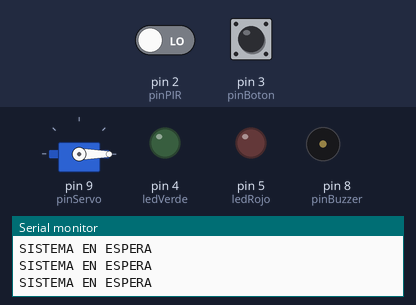
This sketch was run on a simulated Arduino Uno, built with avr-gcc and run on an emulated ATmega328P. Shown: servo, output pins drawn as LEDs (lit = HIGH), buzzer (waves = sounding), the last lines printed to the serial monitor. Inputs (shaded band) come from the test bench; at power-on: pin 2 (pinPIR) LOW, pin 3 (pinBoton) HIGH.

Above: at 1.2 s.
1.3 s: pin 2 (pinPIR) driven HIGH
At 2.6 s:
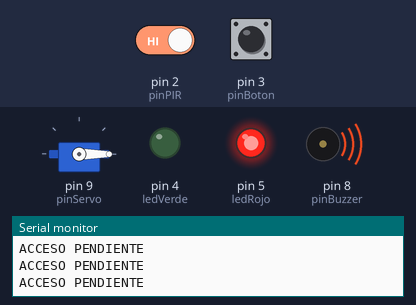
2.9 s: pin 3 (pinBoton) pulled LOW for 0.25 s
At 3.1 s:
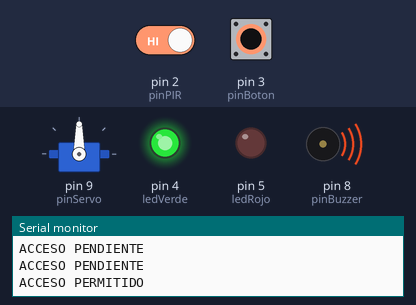
4.7 s: pin 3 (pinBoton) pulled LOW for 3.2 s
At 9.2 s:
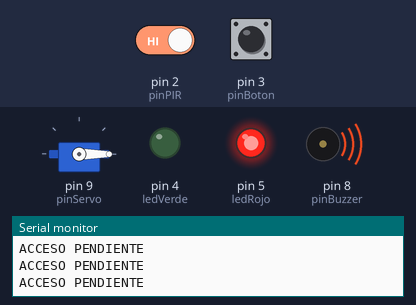
9.5 s: pin 2 (pinPIR) driven LOW
At 10.6 s:
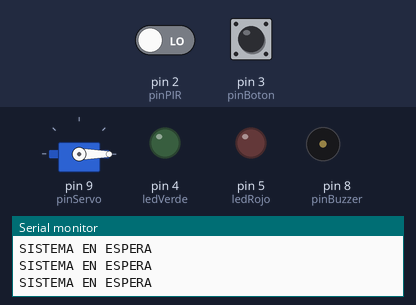
Timing chart, 0 to 12.1 s (numbered marks = the images above; inputs shaded):
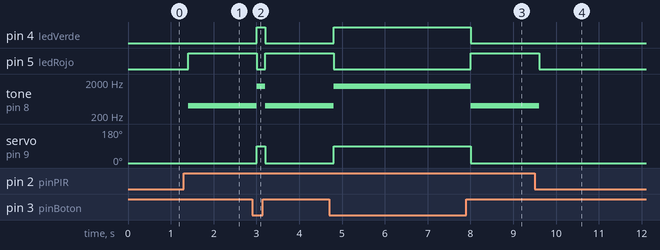

The sketch:

semana-15.ino
```cpp
#include <Servo.h>
Servo puerta;
const int pinPIR = 2;
const int pinBoton = 3;
const int ledVerde = 4;
const int ledRojo = 5;
const int pinBuzzer = 8;
const int pinServo = 9;
void setup() {
  pinMode(pinPIR, INPUT);
  pinMode(pinBoton, INPUT_PULLUP);
  pinMode(ledVerde, OUTPUT);
  pinMode(ledRojo, OUTPUT);
  pinMode(pinBuzzer, OUTPUT);
  puerta.attach(pinServo);
  puerta.write(0);
  Serial.begin(9600);
}
void loop() {
  int presencia = digitalRead(pinPIR);
  int autorizacion = digitalRead(pinBoton);
  if (presencia == HIGH && autorizacion == LOW) {
    puerta.write(90);
    digitalWrite(ledVerde, HIGH);
    digitalWrite(ledRojo, LOW);
    tone(pinBuzzer, 1500);
    Serial.println("ACCESO PERMITIDO");
  } else if (presencia == HIGH) {
    puerta.write(0);
    digitalWrite(ledVerde, LOW);
    digitalWrite(ledRojo, HIGH);
    tone(pinBuzzer, 400);
    Serial.println("ACCESO PENDIENTE");
  } else {
    puerta.write(0);
    digitalWrite(ledVerde, LOW);
    digitalWrite(ledRojo, LOW);
    noTone(pinBuzzer);
    Serial.println("SISTEMA EN ESPERA");
  }
  delay(200);
}
```

Measured:
- after the input at 1.3 s, pin 5 (ledRojo): LOW → HIGH after 0.10 s; tone on pin 8 (pinBuzzer): silent → 400 Hz after 0.10 s
- after the input at 2.9 s, pin 4 (ledVerde): LOW → HIGH after 0.10 s, → LOW 0.20 s later; pin 5 (ledRojo): HIGH → LOW after 0.10 s, → HIGH 0.20 s later; tone on pin 8 (pinBuzzer): 400 Hz → 1500 Hz after 0.10 s, → 400 Hz 0.20 s later; servo on pin 9 (pinServo): 0° → 90° after 0.10 s, → 0° 0.20 s later
- after the input at 4.7 s, pin 4 (ledVerde): LOW → HIGH after 0.11 s, → LOW 3.2 s later; pin 5 (ledRojo): HIGH → LOW after 0.11 s, → HIGH 3.2 s later; tone on pin 8 (pinBuzzer): 400 Hz → 1500 Hz after 0.11 s, → 400 Hz 3.2 s later; servo on pin 9 (pinServo): 0° → 90° after 0.11 s, → 0° 3.2 s later
- after the input at 9.5 s, pin 5 (ledRojo): HIGH → LOW after 0.11 s; tone on pin 8 (pinBuzzer): 400 Hz → silent after 0.11 s
